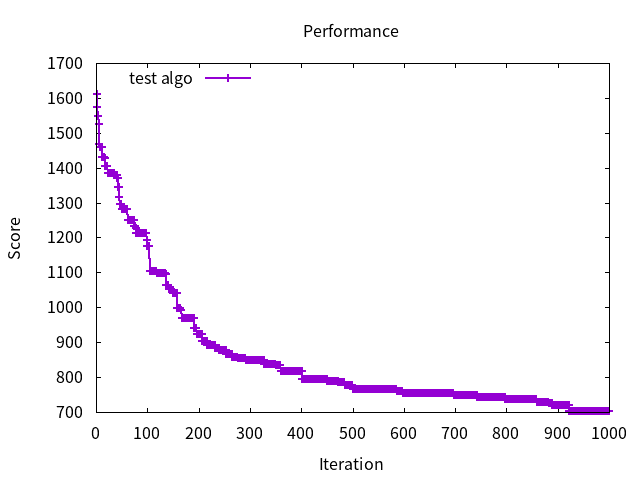

This chart was generated by the following gnuplot code:
set title "Performance"
set xlabel "Iteration"
set ylabel "Score"
set terminal png font " Times_New_Roman,12 "
set output "test.png"

set key left 

plot 'test.txt' using 1:2 with linespoints linewidth 2 title 'test algo'
